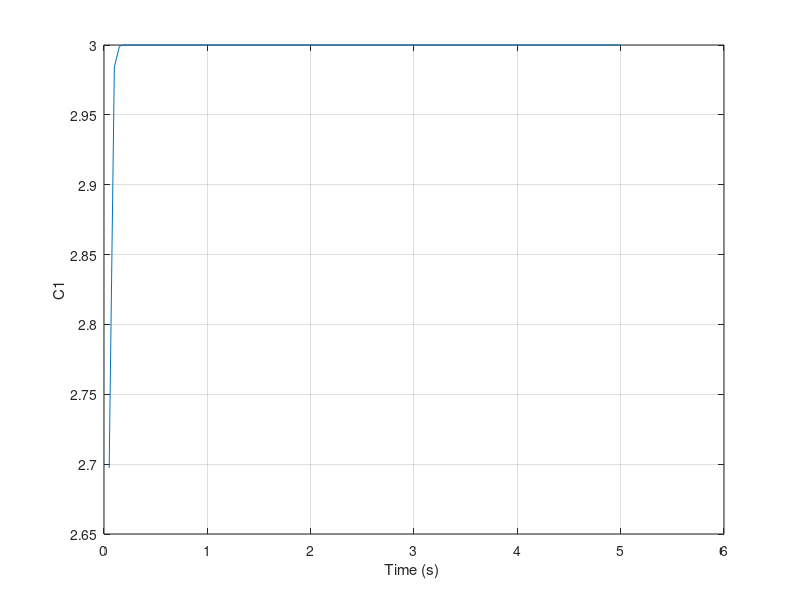
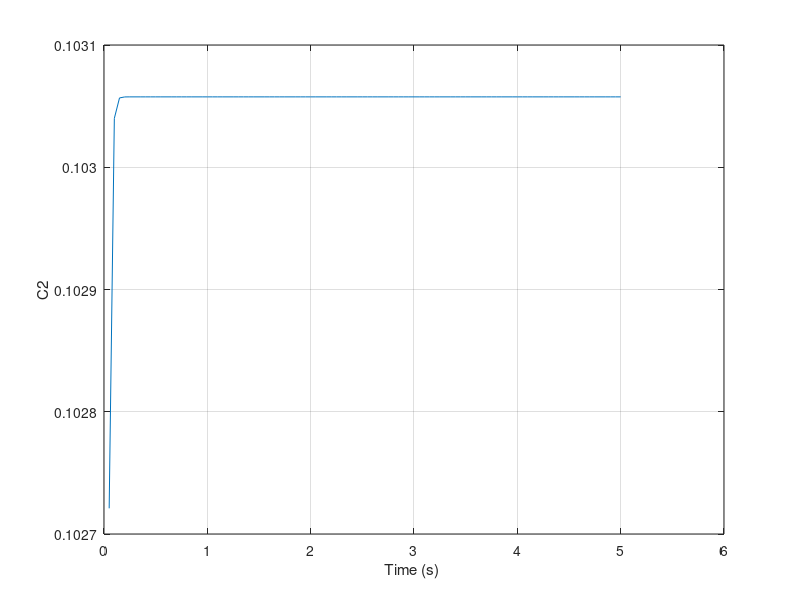

MATLAB code to generate these figures, in order:
clear
count=0;
ORDER=2;
KDEL=9000.;
WRR=2.;
DELCMX=30.;
PHIMX=10.;
PHIDMX=300.;
G=zeros([ORDER,1]);
A=zeros([ORDER,ORDER]);
F=zeros([ORDER,ORDER]);
S=zeros([ORDER,ORDER]);
G(2,1)=KDEL;
F(1,2)=1;
F(2,2)=-WRR;
A(1,1)=(DELCMX/PHIMX)^2;
A(2,2)=(DELCMX/PHIDMX)^2;
T=0;
H=.0002;
S1=0;
TF=5.;
while ~(T >= (TF-.0001))
		 S1=S1+H;
		 SOLD=S;
		 STEP=1;
		 FLAG=0;
		 while STEP<=1
			if FLAG==1 
				STEP=2;
				HSD=H*SD;
				S=S+HSD; 	
				T=T+H;
            end
            SD=S*F+F'*S-S*G*G'*S+A;
			C=G'*S;
			FLAG=1;
		end
		FLAG=0;
		H2=.5*H;
		HSDP=H2*SD;
		SS=SOLD+S;
		SSP=.5*SS;
		S=SSP+HSDP;
		if S1>=.0499999
			S1=0;
			C1=C(1,1);
			C2=C(1,2);
			count=count+1;
			ArrayT(count)=T;
			ArrayC1(count)=C1;
			ArrayC2(count)=C2;
		 end
end
output=[ArrayT',ArrayC1',ArrayC2'];
save datfil.txt output -ascii
disp 'simulation finished'
clc
figure
plot(ArrayT,ArrayC1),grid
xlabel('Time (s) ')
ylabel('C1')
figure
plot(ArrayT,ArrayC2),grid
xlabel('Time (s) ')
ylabel('C2')
C1
C2

				 
